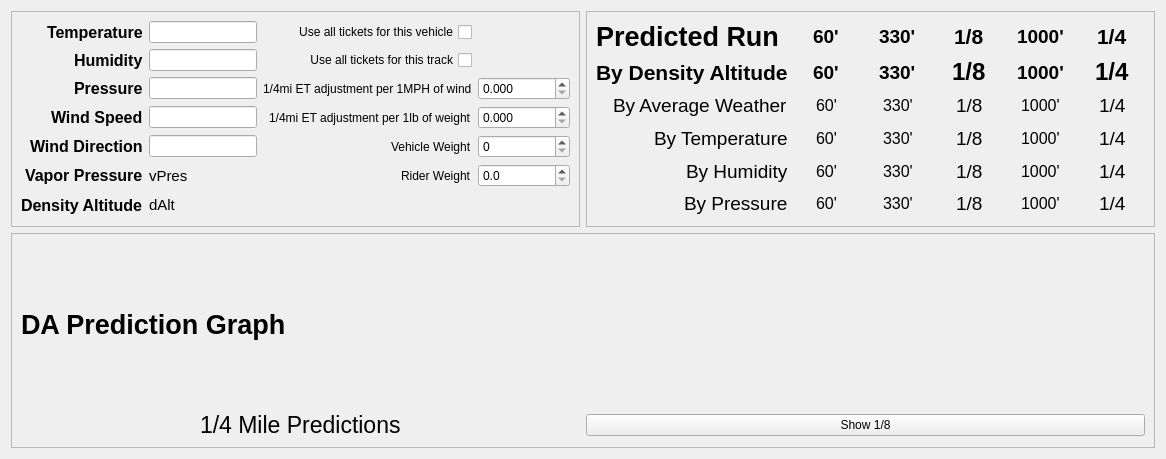
<?xml version="1.0" encoding="UTF-8"?>
<ui version="4.0">
 <class>ManualTab</class>
 <widget class="QWidget" name="ManualTab">
  <property name="geometry">
   <rect>
    <x>0</x>
    <y>0</y>
    <width>1166</width>
    <height>459</height>
   </rect>
  </property>
  <property name="windowTitle">
   <string>Form</string>
  </property>
  <layout class="QGridLayout" name="gridLayout">
   <item row="1" column="1">
    <widget class="QFrame" name="optionsFrame">
     <property name="frameShape">
      <enum>QFrame::StyledPanel</enum>
     </property>
     <property name="frameShadow">
      <enum>QFrame::Raised</enum>
     </property>
     <layout class="QGridLayout" name="gridLayout_5">
      <item row="6" column="2" alignment="Qt::AlignRight">
       <widget class="QLabel" name="riderWeightLabel">
        <property name="text">
         <string>Rider Weight</string>
        </property>
       </widget>
      </item>
      <item row="5" column="3">
       <widget class="QSpinBox" name="vehicleWeightSpinBox">
        <property name="maximum">
         <number>10000</number>
        </property>
       </widget>
      </item>
      <item row="0" column="0" alignment="Qt::AlignRight">
       <widget class="QLabel" name="currentTemperatureLabel">
        <property name="font">
         <font>
          <pointsize>12</pointsize>
          <weight>75</weight>
          <bold>true</bold>
         </font>
        </property>
        <property name="text">
         <string>Temperature</string>
        </property>
       </widget>
      </item>
      <item row="6" column="3">
       <widget class="QDoubleSpinBox" name="riderWeightSpinBox">
        <property name="decimals">
         <number>1</number>
        </property>
        <property name="maximum">
         <double>999.000000000000000</double>
        </property>
        <property name="singleStep">
         <double>0.100000000000000</double>
        </property>
       </widget>
      </item>
      <item row="5" column="2" alignment="Qt::AlignRight">
       <widget class="QLabel" name="vehicleWeightLabel">
        <property name="text">
         <string>Vehicle Weight</string>
        </property>
       </widget>
      </item>
      <item row="3" column="3">
       <widget class="QDoubleSpinBox" name="windAdjustmentSpinBox">
        <property name="decimals">
         <number>3</number>
        </property>
        <property name="maximum">
         <double>0.990000000000000</double>
        </property>
        <property name="singleStep">
         <double>0.001000000000000</double>
        </property>
       </widget>
      </item>
      <item row="4" column="2" alignment="Qt::AlignRight">
       <widget class="QLabel" name="weightAdjustmentLabel">
        <property name="text">
         <string>1/4mi ET adjustment per 1lb of weight</string>
        </property>
       </widget>
      </item>
      <item row="4" column="3">
       <widget class="QDoubleSpinBox" name="weightAdjustmentSpinBox">
        <property name="decimals">
         <number>3</number>
        </property>
        <property name="maximum">
         <double>0.999000000000000</double>
        </property>
        <property name="singleStep">
         <double>0.001000000000000</double>
        </property>
       </widget>
      </item>
      <item row="0" column="2" alignment="Qt::AlignLeft">
       <widget class="QCheckBox" name="vehicleTicketsCheckBox">
        <property name="layoutDirection">
         <enum>Qt::RightToLeft</enum>
        </property>
        <property name="text">
         <string>Use all tickets for this vehicle</string>
        </property>
        <property name="tristate">
         <bool>false</bool>
        </property>
       </widget>
      </item>
      <item row="2" column="2" alignment="Qt::AlignLeft">
       <widget class="QCheckBox" name="trackTicketsCheckBox">
        <property name="layoutDirection">
         <enum>Qt::RightToLeft</enum>
        </property>
        <property name="text">
         <string>Use all tickets for this track</string>
        </property>
       </widget>
      </item>
      <item row="3" column="2" alignment="Qt::AlignRight">
       <widget class="QLabel" name="windAdjustmentLabel">
        <property name="text">
         <string>1/4mi ET adjustment per 1MPH of wind</string>
        </property>
       </widget>
      </item>
      <item row="0" column="1">
       <widget class="QLineEdit" name="temperatureEdit">
        <property name="sizePolicy">
         <sizepolicy hsizetype="Preferred" vsizetype="Fixed">
          <horstretch>0</horstretch>
          <verstretch>0</verstretch>
         </sizepolicy>
        </property>
       </widget>
      </item>
      <item row="2" column="0" alignment="Qt::AlignRight">
       <widget class="QLabel" name="currentHumidityLabel">
        <property name="font">
         <font>
          <pointsize>12</pointsize>
          <weight>75</weight>
          <bold>true</bold>
         </font>
        </property>
        <property name="text">
         <string>Humidity</string>
        </property>
       </widget>
      </item>
      <item row="2" column="1">
       <widget class="QLineEdit" name="humidityEdit">
        <property name="sizePolicy">
         <sizepolicy hsizetype="Preferred" vsizetype="Fixed">
          <horstretch>0</horstretch>
          <verstretch>0</verstretch>
         </sizepolicy>
        </property>
       </widget>
      </item>
      <item row="3" column="0" alignment="Qt::AlignRight">
       <widget class="QLabel" name="currentPressureLabel">
        <property name="font">
         <font>
          <pointsize>12</pointsize>
          <weight>75</weight>
          <bold>true</bold>
         </font>
        </property>
        <property name="text">
         <string>Pressure</string>
        </property>
       </widget>
      </item>
      <item row="3" column="1">
       <widget class="QLineEdit" name="pressureEdit">
        <property name="sizePolicy">
         <sizepolicy hsizetype="Preferred" vsizetype="Fixed">
          <horstretch>0</horstretch>
          <verstretch>0</verstretch>
         </sizepolicy>
        </property>
       </widget>
      </item>
      <item row="4" column="0" alignment="Qt::AlignRight">
       <widget class="QLabel" name="currentWindSpeedLabel">
        <property name="font">
         <font>
          <pointsize>12</pointsize>
          <weight>75</weight>
          <bold>true</bold>
         </font>
        </property>
        <property name="text">
         <string>Wind Speed</string>
        </property>
       </widget>
      </item>
      <item row="4" column="1">
       <widget class="QLineEdit" name="windSpeedEdit">
        <property name="sizePolicy">
         <sizepolicy hsizetype="Preferred" vsizetype="Fixed">
          <horstretch>0</horstretch>
          <verstretch>0</verstretch>
         </sizepolicy>
        </property>
       </widget>
      </item>
      <item row="5" column="0" alignment="Qt::AlignRight">
       <widget class="QLabel" name="currentWindDirectionLabel">
        <property name="font">
         <font>
          <pointsize>12</pointsize>
          <weight>75</weight>
          <bold>true</bold>
         </font>
        </property>
        <property name="text">
         <string>Wind Direction</string>
        </property>
       </widget>
      </item>
      <item row="5" column="1">
       <widget class="QLineEdit" name="windDirectionEdit">
        <property name="sizePolicy">
         <sizepolicy hsizetype="Preferred" vsizetype="Fixed">
          <horstretch>0</horstretch>
          <verstretch>0</verstretch>
         </sizepolicy>
        </property>
       </widget>
      </item>
      <item row="6" column="0" alignment="Qt::AlignRight">
       <widget class="QLabel" name="currentVaporPressureLabel">
        <property name="font">
         <font>
          <pointsize>12</pointsize>
          <weight>75</weight>
          <bold>true</bold>
         </font>
        </property>
        <property name="text">
         <string>Vapor Pressure</string>
        </property>
       </widget>
      </item>
      <item row="6" column="1">
       <widget class="QLabel" name="vaporPressure">
        <property name="sizePolicy">
         <sizepolicy hsizetype="Preferred" vsizetype="Preferred">
          <horstretch>0</horstretch>
          <verstretch>0</verstretch>
         </sizepolicy>
        </property>
        <property name="font">
         <font>
          <pointsize>11</pointsize>
         </font>
        </property>
        <property name="text">
         <string>vPres</string>
        </property>
       </widget>
      </item>
      <item row="7" column="0" alignment="Qt::AlignRight">
       <widget class="QLabel" name="label">
        <property name="font">
         <font>
          <pointsize>12</pointsize>
          <weight>75</weight>
          <bold>true</bold>
         </font>
        </property>
        <property name="text">
         <string>Density Altitude</string>
        </property>
       </widget>
      </item>
      <item row="7" column="1">
       <widget class="QLabel" name="densityAltitude">
        <property name="sizePolicy">
         <sizepolicy hsizetype="Preferred" vsizetype="Preferred">
          <horstretch>0</horstretch>
          <verstretch>0</verstretch>
         </sizepolicy>
        </property>
        <property name="font">
         <font>
          <pointsize>11</pointsize>
         </font>
        </property>
        <property name="text">
         <string>dAlt</string>
        </property>
       </widget>
      </item>
     </layout>
    </widget>
   </item>
   <item row="1" column="2">
    <widget class="QFrame" name="currentPFrame">
     <property name="frameShape">
      <enum>QFrame::StyledPanel</enum>
     </property>
     <property name="frameShadow">
      <enum>QFrame::Raised</enum>
     </property>
     <layout class="QGridLayout" name="gridLayout_3">
      <item row="0" column="2" alignment="Qt::AlignHCenter">
       <widget class="QLabel" name="sixtyLabel">
        <property name="font">
         <font>
          <pointsize>14</pointsize>
          <weight>75</weight>
          <bold>true</bold>
         </font>
        </property>
        <property name="text">
         <string>60'</string>
        </property>
       </widget>
      </item>
      <item row="4" column="5" alignment="Qt::AlignHCenter">
       <widget class="QLabel" name="thousandH">
        <property name="font">
         <font>
          <pointsize>12</pointsize>
         </font>
        </property>
        <property name="text">
         <string>1000'</string>
        </property>
       </widget>
      </item>
      <item row="4" column="4" alignment="Qt::AlignHCenter">
       <widget class="QLabel" name="eighthH">
        <property name="font">
         <font>
          <pointsize>14</pointsize>
         </font>
        </property>
        <property name="text">
         <string>1/8</string>
        </property>
       </widget>
      </item>
      <item row="3" column="2" alignment="Qt::AlignHCenter">
       <widget class="QLabel" name="sixtyT">
        <property name="font">
         <font>
          <pointsize>12</pointsize>
         </font>
        </property>
        <property name="text">
         <string>60'</string>
        </property>
       </widget>
      </item>
      <item row="2" column="2" alignment="Qt::AlignHCenter">
       <widget class="QLabel" name="sixtyA">
        <property name="font">
         <font>
          <pointsize>12</pointsize>
         </font>
        </property>
        <property name="text">
         <string>60'</string>
        </property>
       </widget>
      </item>
      <item row="0" column="3" alignment="Qt::AlignHCenter">
       <widget class="QLabel" name="threeThirtyLabel">
        <property name="font">
         <font>
          <pointsize>14</pointsize>
          <weight>75</weight>
          <bold>true</bold>
         </font>
        </property>
        <property name="text">
         <string>330'</string>
        </property>
       </widget>
      </item>
      <item row="5" column="0" alignment="Qt::AlignRight">
       <widget class="QLabel" name="pressureLabel">
        <property name="font">
         <font>
          <pointsize>14</pointsize>
         </font>
        </property>
        <property name="text">
         <string>By Pressure</string>
        </property>
       </widget>
      </item>
      <item row="2" column="3" alignment="Qt::AlignHCenter">
       <widget class="QLabel" name="threeThirtyA">
        <property name="font">
         <font>
          <pointsize>12</pointsize>
         </font>
        </property>
        <property name="text">
         <string>330'</string>
        </property>
       </widget>
      </item>
      <item row="1" column="2" alignment="Qt::AlignHCenter">
       <widget class="QLabel" name="sixtyD">
        <property name="font">
         <font>
          <pointsize>14</pointsize>
          <weight>75</weight>
          <bold>true</bold>
         </font>
        </property>
        <property name="text">
         <string>60'</string>
        </property>
       </widget>
      </item>
      <item row="2" column="4" alignment="Qt::AlignHCenter">
       <widget class="QLabel" name="eighthA">
        <property name="font">
         <font>
          <pointsize>14</pointsize>
         </font>
        </property>
        <property name="text">
         <string>1/8</string>
        </property>
       </widget>
      </item>
      <item row="1" column="3" alignment="Qt::AlignHCenter">
       <widget class="QLabel" name="threeThirtyD">
        <property name="font">
         <font>
          <pointsize>14</pointsize>
          <weight>75</weight>
          <bold>true</bold>
         </font>
        </property>
        <property name="text">
         <string>330'</string>
        </property>
       </widget>
      </item>
      <item row="5" column="6" alignment="Qt::AlignHCenter">
       <widget class="QLabel" name="quarterP">
        <property name="font">
         <font>
          <pointsize>14</pointsize>
         </font>
        </property>
        <property name="text">
         <string>1/4</string>
        </property>
       </widget>
      </item>
      <item row="4" column="6" alignment="Qt::AlignHCenter">
       <widget class="QLabel" name="quarterH">
        <property name="font">
         <font>
          <pointsize>14</pointsize>
         </font>
        </property>
        <property name="text">
         <string>1/4</string>
        </property>
       </widget>
      </item>
      <item row="3" column="0" alignment="Qt::AlignRight">
       <widget class="QLabel" name="temperatureLabel">
        <property name="font">
         <font>
          <pointsize>14</pointsize>
         </font>
        </property>
        <property name="text">
         <string>By Temperature</string>
        </property>
       </widget>
      </item>
      <item row="5" column="2" alignment="Qt::AlignHCenter">
       <widget class="QLabel" name="sixtyP">
        <property name="font">
         <font>
          <pointsize>12</pointsize>
         </font>
        </property>
        <property name="text">
         <string>60'</string>
        </property>
       </widget>
      </item>
      <item row="3" column="3" alignment="Qt::AlignHCenter">
       <widget class="QLabel" name="threeThirtyT">
        <property name="font">
         <font>
          <pointsize>12</pointsize>
         </font>
        </property>
        <property name="text">
         <string>330'</string>
        </property>
       </widget>
      </item>
      <item row="3" column="5" alignment="Qt::AlignHCenter">
       <widget class="QLabel" name="thousandT">
        <property name="font">
         <font>
          <pointsize>12</pointsize>
         </font>
        </property>
        <property name="text">
         <string>1000'</string>
        </property>
       </widget>
      </item>
      <item row="1" column="6" alignment="Qt::AlignHCenter">
       <widget class="QLabel" name="quarterD">
        <property name="font">
         <font>
          <pointsize>18</pointsize>
          <weight>75</weight>
          <bold>true</bold>
         </font>
        </property>
        <property name="text">
         <string>1/4</string>
        </property>
       </widget>
      </item>
      <item row="1" column="5" alignment="Qt::AlignHCenter">
       <widget class="QLabel" name="thousandD">
        <property name="font">
         <font>
          <pointsize>14</pointsize>
          <weight>75</weight>
          <bold>true</bold>
         </font>
        </property>
        <property name="text">
         <string>1000'</string>
        </property>
       </widget>
      </item>
      <item row="2" column="0" alignment="Qt::AlignRight">
       <widget class="QLabel" name="averageLabel">
        <property name="font">
         <font>
          <pointsize>14</pointsize>
         </font>
        </property>
        <property name="text">
         <string>By Average Weather</string>
        </property>
       </widget>
      </item>
      <item row="3" column="6" alignment="Qt::AlignHCenter">
       <widget class="QLabel" name="quarterT">
        <property name="font">
         <font>
          <pointsize>14</pointsize>
         </font>
        </property>
        <property name="text">
         <string>1/4</string>
        </property>
       </widget>
      </item>
      <item row="5" column="5" alignment="Qt::AlignHCenter">
       <widget class="QLabel" name="thousandP">
        <property name="font">
         <font>
          <pointsize>12</pointsize>
         </font>
        </property>
        <property name="text">
         <string>1000'</string>
        </property>
       </widget>
      </item>
      <item row="4" column="3" alignment="Qt::AlignHCenter">
       <widget class="QLabel" name="threeThirtyH">
        <property name="font">
         <font>
          <pointsize>12</pointsize>
         </font>
        </property>
        <property name="text">
         <string>330'</string>
        </property>
       </widget>
      </item>
      <item row="1" column="4" alignment="Qt::AlignHCenter">
       <widget class="QLabel" name="eighthD">
        <property name="font">
         <font>
          <pointsize>18</pointsize>
          <weight>75</weight>
          <bold>true</bold>
         </font>
        </property>
        <property name="text">
         <string>1/8</string>
        </property>
       </widget>
      </item>
      <item row="3" column="4" alignment="Qt::AlignHCenter">
       <widget class="QLabel" name="eighthT">
        <property name="font">
         <font>
          <pointsize>14</pointsize>
         </font>
        </property>
        <property name="text">
         <string>1/8</string>
        </property>
       </widget>
      </item>
      <item row="0" column="5" alignment="Qt::AlignHCenter">
       <widget class="QLabel" name="thousandLabel">
        <property name="font">
         <font>
          <pointsize>14</pointsize>
          <weight>75</weight>
          <bold>true</bold>
         </font>
        </property>
        <property name="text">
         <string>1000'</string>
        </property>
       </widget>
      </item>
      <item row="5" column="3" alignment="Qt::AlignHCenter">
       <widget class="QLabel" name="threeThirtyP">
        <property name="font">
         <font>
          <pointsize>12</pointsize>
         </font>
        </property>
        <property name="text">
         <string>330'</string>
        </property>
       </widget>
      </item>
      <item row="0" column="4" alignment="Qt::AlignHCenter">
       <widget class="QLabel" name="eighthLabel">
        <property name="font">
         <font>
          <pointsize>16</pointsize>
          <weight>75</weight>
          <bold>true</bold>
         </font>
        </property>
        <property name="text">
         <string>1/8</string>
        </property>
       </widget>
      </item>
      <item row="4" column="2" alignment="Qt::AlignHCenter">
       <widget class="QLabel" name="sixtyH">
        <property name="font">
         <font>
          <pointsize>12</pointsize>
         </font>
        </property>
        <property name="text">
         <string>60'</string>
        </property>
       </widget>
      </item>
      <item row="2" column="6" alignment="Qt::AlignHCenter">
       <widget class="QLabel" name="quarterA">
        <property name="font">
         <font>
          <pointsize>14</pointsize>
         </font>
        </property>
        <property name="text">
         <string>1/4</string>
        </property>
       </widget>
      </item>
      <item row="0" column="6" alignment="Qt::AlignHCenter">
       <widget class="QLabel" name="quarterLabel">
        <property name="font">
         <font>
          <pointsize>16</pointsize>
          <weight>75</weight>
          <bold>true</bold>
         </font>
        </property>
        <property name="text">
         <string>1/4</string>
        </property>
       </widget>
      </item>
      <item row="2" column="5" alignment="Qt::AlignHCenter">
       <widget class="QLabel" name="thousandA">
        <property name="font">
         <font>
          <pointsize>12</pointsize>
         </font>
        </property>
        <property name="text">
         <string>1000'</string>
        </property>
       </widget>
      </item>
      <item row="4" column="0" alignment="Qt::AlignRight">
       <widget class="QLabel" name="humidityLabel">
        <property name="font">
         <font>
          <pointsize>14</pointsize>
         </font>
        </property>
        <property name="text">
         <string>By Humidity</string>
        </property>
       </widget>
      </item>
      <item row="5" column="4" alignment="Qt::AlignHCenter">
       <widget class="QLabel" name="eighthP">
        <property name="font">
         <font>
          <pointsize>14</pointsize>
         </font>
        </property>
        <property name="text">
         <string>1/8</string>
        </property>
       </widget>
      </item>
      <item row="1" column="0" alignment="Qt::AlignRight">
       <widget class="QLabel" name="densityALabel">
        <property name="font">
         <font>
          <pointsize>16</pointsize>
          <weight>75</weight>
          <bold>true</bold>
         </font>
        </property>
        <property name="text">
         <string>By Density Altitude</string>
        </property>
       </widget>
      </item>
      <item row="0" column="0">
       <widget class="QLabel" name="currentPLabel">
        <property name="font">
         <font>
          <pointsize>20</pointsize>
          <weight>75</weight>
          <bold>true</bold>
         </font>
        </property>
        <property name="text">
         <string>Predicted Run</string>
        </property>
       </widget>
      </item>
     </layout>
    </widget>
   </item>
   <item row="2" column="1" colspan="2">
    <widget class="QFrame" name="graphFrame">
     <property name="frameShape">
      <enum>QFrame::StyledPanel</enum>
     </property>
     <property name="frameShadow">
      <enum>QFrame::Raised</enum>
     </property>
     <layout class="QGridLayout" name="gridLayout_6">
      <item row="1" column="1">
       <widget class="QPushButton" name="lengthToggleButton">
        <property name="sizePolicy">
         <sizepolicy hsizetype="Preferred" vsizetype="Fixed">
          <horstretch>0</horstretch>
          <verstretch>0</verstretch>
         </sizepolicy>
        </property>
        <property name="text">
         <string>Show 1/8</string>
        </property>
       </widget>
      </item>
      <item row="1" column="0" alignment="Qt::AlignHCenter">
       <widget class="QLabel" name="lengthLabel">
        <property name="font">
         <font>
          <pointsize>17</pointsize>
         </font>
        </property>
        <property name="text">
         <string>1/4 Mile Predictions</string>
        </property>
       </widget>
      </item>
      <item row="0" column="0">
       <widget class="QLabel" name="graphLabel">
        <property name="font">
         <font>
          <pointsize>20</pointsize>
          <weight>75</weight>
          <bold>true</bold>
         </font>
        </property>
        <property name="text">
         <string>DA Prediction Graph</string>
        </property>
       </widget>
      </item>
     </layout>
    </widget>
   </item>
  </layout>
 </widget>
 <resources/>
 <connections/>
</ui>
